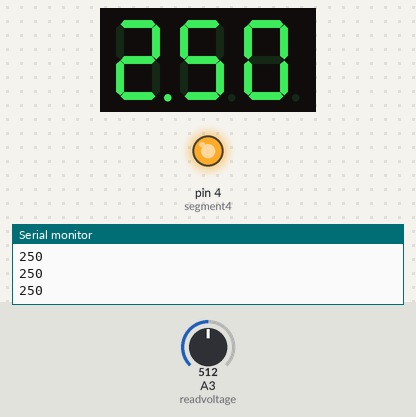
The sketch below on a simulated Arduino Uno, built with avr-gcc and run on an emulated ATmega328P. Shown: 3-digit seven-segment display, output pins drawn as LEDs (lit = HIGH), the last lines printed to the serial monitor. Wiring (inferred from the names in the program): 3-digit 7-segment display, segments lit when HIGH: segments pin 5, pin 6, pin 8, pin 9, pin 10, pin 11, pin 12, pin 13; digit selects pin 7, pin 2, pin 3. The inputs (shaded band) are chosen by the test bench; at power-on: A3 (readvoltage) = 512. The segment pins are drawn as the display they are named for; pins used as bus, display or sensor lines are not drawn.

Above: at 1.2 s.
1.3 s: A3 (readvoltage) set to 716
At 1.6 s:
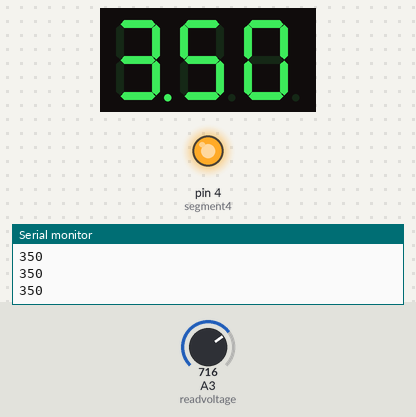
2.8 s: A3 (readvoltage) set to 900
At 4.0 s:
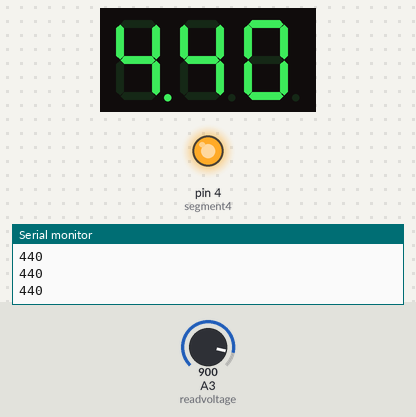
4.3 s: A3 (readvoltage) set to 1023
At 5.2 s:
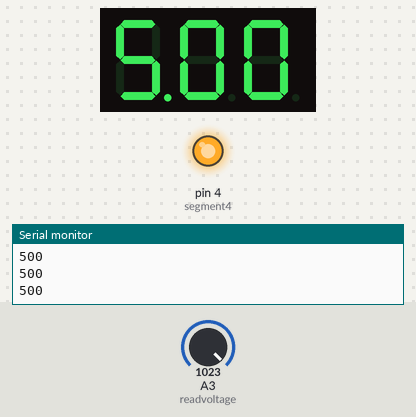
Timing chart, 0 to 7.3 s (numbered marks = the images above; inputs shaded):
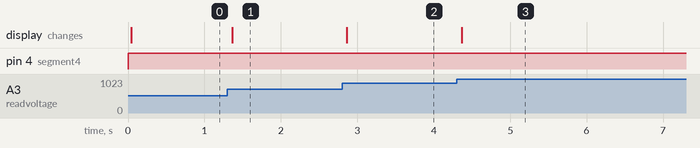

Measured:
- after the input at 1.3 s, the display: changes after 0.06 s (image 1)
- after the input at 2.8 s, the display: changes after 0.06 s (image 2)
- after the input at 4.3 s, the display: changes after 0.06 s (image 3)

The sketch:

segmentdisplay.ino
```cpp
// ARDUINO FUN PROJECT #4 //
int segment4 = 4; //D4
int segment3 = 3;//D3
int segment2 = 2;//D2
int segment1 = 7;//D1

int A = 5;
int B = 6;
int C = 8;
int D = 9;
int E = 10;
int F = 11;
int G = 12;
int dp = 13;
int currentSegment;


int readvoltage = A3;
float voltage;
float Vol;
void setup() {

  Serial.begin(9600);
  pinMode(segment1, OUTPUT);
  pinMode(segment2, OUTPUT);
  pinMode(segment3, OUTPUT);
  pinMode(segment4, OUTPUT);
  pinMode(A, OUTPUT);
  pinMode(B, OUTPUT);
  pinMode(C, OUTPUT);
  pinMode(D, OUTPUT);
  pinMode(E, OUTPUT);
  pinMode(F, OUTPUT);
  pinMode(G, OUTPUT);
  pinMode(dp, OUTPUT);

}

void loop() {
  Vol = analogRead(readvoltage);
  voltage = ((5.0 / 1023.0) * Vol);
  clear_display();
  currentSegment = 1;
  print_numbers(voltage);
}

void clear_display() {
  digitalWrite(segment1, HIGH);
  digitalWrite(segment2, HIGH);
  digitalWrite(segment3, HIGH);
  digitalWrite(segment4, HIGH);
}

void display1() {
  digitalWrite(A, LOW);
  digitalWrite(B, HIGH);
  digitalWrite(C, HIGH);
  digitalWrite(D, LOW);
  digitalWrite(E, LOW);
  digitalWrite(F, LOW);
  digitalWrite(G, LOW);
  Serial.print(1);
}
void display2() {
  digitalWrite(A, HIGH);
  digitalWrite(B, HIGH);
  digitalWrite(C, LOW);
  digitalWrite(D, HIGH);
  digitalWrite(E, HIGH);
  digitalWrite(F, LOW);
  digitalWrite(G, HIGH);
  Serial.print(2);
}
void display3() {
  digitalWrite(A, HIGH);
  digitalWrite(B, HIGH);
  digitalWrite(C, HIGH);
  digitalWrite(D, HIGH);
  digitalWrite(E, LOW);
  digitalWrite(F, LOW);
  digitalWrite(G, HIGH);
  Serial.print(3);
}
void display4() {
  digitalWrite(A, LOW);
  digitalWrite(B, HIGH);
  digitalWrite(C, HIGH);
  digitalWrite(D, LOW);
  digitalWrite(E, LOW);
  digitalWrite(F, HIGH);
  digitalWrite(G, HIGH);
  Serial.print(4);
}
void display5() {
  digitalWrite(A, HIGH);
  digitalWrite(B, LOW);
  digitalWrite(C, HIGH);
  digitalWrite(D, HIGH);
  digitalWrite(E, LOW);
  digitalWrite(F, HIGH);
  digitalWrite(G, HIGH);
  Serial.print(5);
}
void display6() {
  digitalWrite(A, HIGH);
  digitalWrite(B, LOW);
  digitalWrite(C, HIGH);
  digitalWrite(D, HIGH);
  digitalWrite(E, HIGH);
  digitalWrite(F, HIGH);
  digitalWrite(G, HIGH);
  Serial.print(6);
}
void display7() {
  digitalWrite(A, HIGH);
  digitalWrite(B, HIGH);
  digitalWrite(C, HIGH);
  digitalWrite(D, LOW);
  digitalWrite(E, LOW);
  digitalWrite(F, LOW);
  digitalWrite(G, LOW);
  Serial.print(7);
}
void display8() {
  digitalWrite(A, HIGH);
  digitalWrite(B, HIGH);
  digitalWrite(C, HIGH);
  digitalWrite(D, HIGH);
  digitalWrite(E, HIGH);
  digitalWrite(F, HIGH);
  digitalWrite(G, HIGH);
  Serial.print(8);
}
void display9() {
  digitalWrite(A, HIGH);
  digitalWrite(B, HIGH);
  digitalWrite(C, HIGH);
  digitalWrite(D, HIGH);
  digitalWrite(E, LOW);
  digitalWrite(F, HIGH);
  digitalWrite(G, HIGH);
  Serial.print(9);
}
void display0() {
  digitalWrite(A, HIGH);
  digitalWrite(B, HIGH);
  digitalWrite(C, HIGH);
  digitalWrite(D, HIGH);
  digitalWrite(E, HIGH);
  digitalWrite(F, HIGH);
  digitalWrite(G, LOW);
  Serial.print(0);
}

void change_segment(int d) {
  if (d == 1) {
    digitalWrite(segment1, LOW);
    digitalWrite(segment2, HIGH);
    digitalWrite(segment3, HIGH);
    digitalWrite(segment4, HIGH);
    digitalWrite(dp, HIGH);
  }
  if (d == 2) {
    digitalWrite(segment1, HIGH);
    digitalWrite(segment2, LOW);
    digitalWrite(segment3, HIGH);
    digitalWrite(segment4, HIGH);
    digitalWrite(dp, LOW);
  }
  if (d == 3) {
    digitalWrite(segment1, HIGH);
    digitalWrite(segment2, HIGH);
    digitalWrite(segment3, LOW);
    digitalWrite(segment4, HIGH);
    digitalWrite(dp, LOW);
  }
  if (d == 4) {
    digitalWrite(segment1, HIGH);
    digitalWrite(segment2, HIGH);
    digitalWrite(segment3, HIGH);
    digitalWrite(segment4, LOW);
    digitalWrite(dp, LOW);
  }
}

void clearLEDs() //clear the 7-segment display screen
{
  digitalWrite(A, LOW);
  digitalWrite(B, LOW);
  digitalWrite(C, LOW);
  digitalWrite(D, LOW);
  digitalWrite(E, LOW);
  digitalWrite(F, LOW);
  digitalWrite(G, LOW);
  //digitalWrite(p, LOW);
}

void print_numbers(float num) {


  String numStr = String(num);
  int strlength = numStr.length() + 1;
  char numStrArray[strlength];
  numStr.toCharArray(numStrArray, strlength);

  // displaying the voltage values
  for (int i = 0; i < strlen(numStrArray); i++) {
    char current_char = numStrArray[i];
    if (current_char != '.') {
      change_segment(currentSegment);
      if (current_char == '1') {
        display1();
        delay(5);
      }
      else if(current_char == '2') {
        display2();
        delay(5);
      }
      else if (current_char == '3') {
        display3();
        delay(5);
      }
      else if (current_char == '4') {
        display4();
        delay(5);
      }
      else if (current_char == '5') {
        display5();
        delay(5);
      }
      else if (current_char == '6') {
        display6();
        delay(5);
      }
      else if (current_char == '7') {
        display7();
        delay(5);
      }
      else if (current_char == '8') {
        display8();
        delay(5);
      }
      else if (current_char == '9') {
        display9();
        delay(5);
      }
      else if (current_char == '0') {
        display0();
        delay(5);
      }

      currentSegment += 1;
    }
  }
  Serial.println();
}
```
